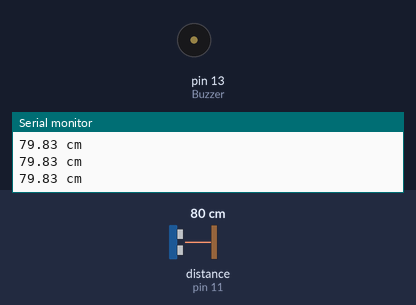
Bench run of a sketch on a simulated Arduino Uno, built with avr-gcc and run on an emulated ATmega328P. Parts: buzzer (waves = sounding, pin HIGH), the last lines printed to the serial monitor. Wiring (inferred from the names in the program): ultrasonic range finder: trigger pin 9; echo pin 11. The inputs (shaded band) are chosen by the test bench; at power-on: distance to the obstacle (sensor on pin 11) 80 cm. The echo pulse lasts 58.3 µs per cm; pins used as bus, display or sensor lines are not drawn.

Above: at 1.3 s.
1.4 s: distance to the obstacle (sensor on pin 11) set to 34 cm
2.9 s: distance to the obstacle (sensor on pin 11) set to 29 cm
At 3.9 s:
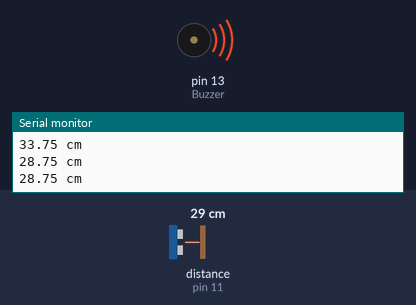
4.5 s: distance to the obstacle (sensor on pin 11) set to 35 cm
At 5.4 s:
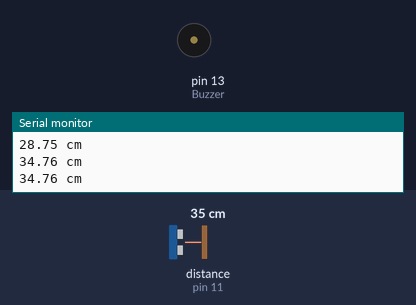
6.0 s: distance to the obstacle (sensor on pin 11) set to 2 cm
At 6.8 s:
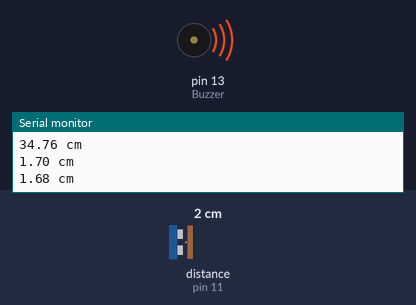
Timing chart, 0 to 8.5 s (numbered marks = the images above; inputs shaded):
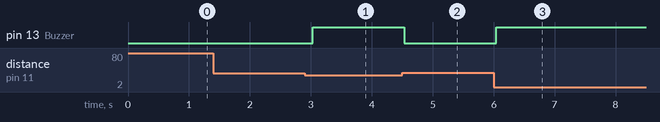

Measured:
- the behaviour switches between 31 and 30 cm on distance to the obstacle (sensor on pin 11) (found by bisection; images 0 and 1)
- after the input at 2.9 s, pin 13 (Buzzer): LOW → HIGH after 0.13 s
- after the input at 4.5 s, pin 13 (Buzzer): HIGH → LOW at once
- after the input at 6.0 s, pin 13 (Buzzer): LOW → HIGH at once

The sketch:

Program5.10.ino
```cpp
#define trigPin 9
#define echoPin 11
#define Buzzer 13
float distance;
float duration;

void setup() {
Serial.begin (9600);
pinMode(trigPin, OUTPUT);
pinMode(echoPin, INPUT);
pinMode(Buzzer, OUTPUT);

}

void loop() {

digitalWrite(trigPin, LOW);
delayMicroseconds(2);
digitalWrite(trigPin, HIGH);
delayMicroseconds(10);
digitalWrite(trigPin, LOW);

duration = pulseIn(echoPin, HIGH);

distance = (duration/2) / 29.1;

if (distance < 30)
{
digitalWrite(Buzzer,HIGH);
}
else {
digitalWrite(Buzzer,LOW);
}

if (distance >= 200 || distance <= 0)
{
Serial.println("Out of range");
}
else {
Serial.print(distance);
Serial.println(" cm");
}
delay(500);
}
```
